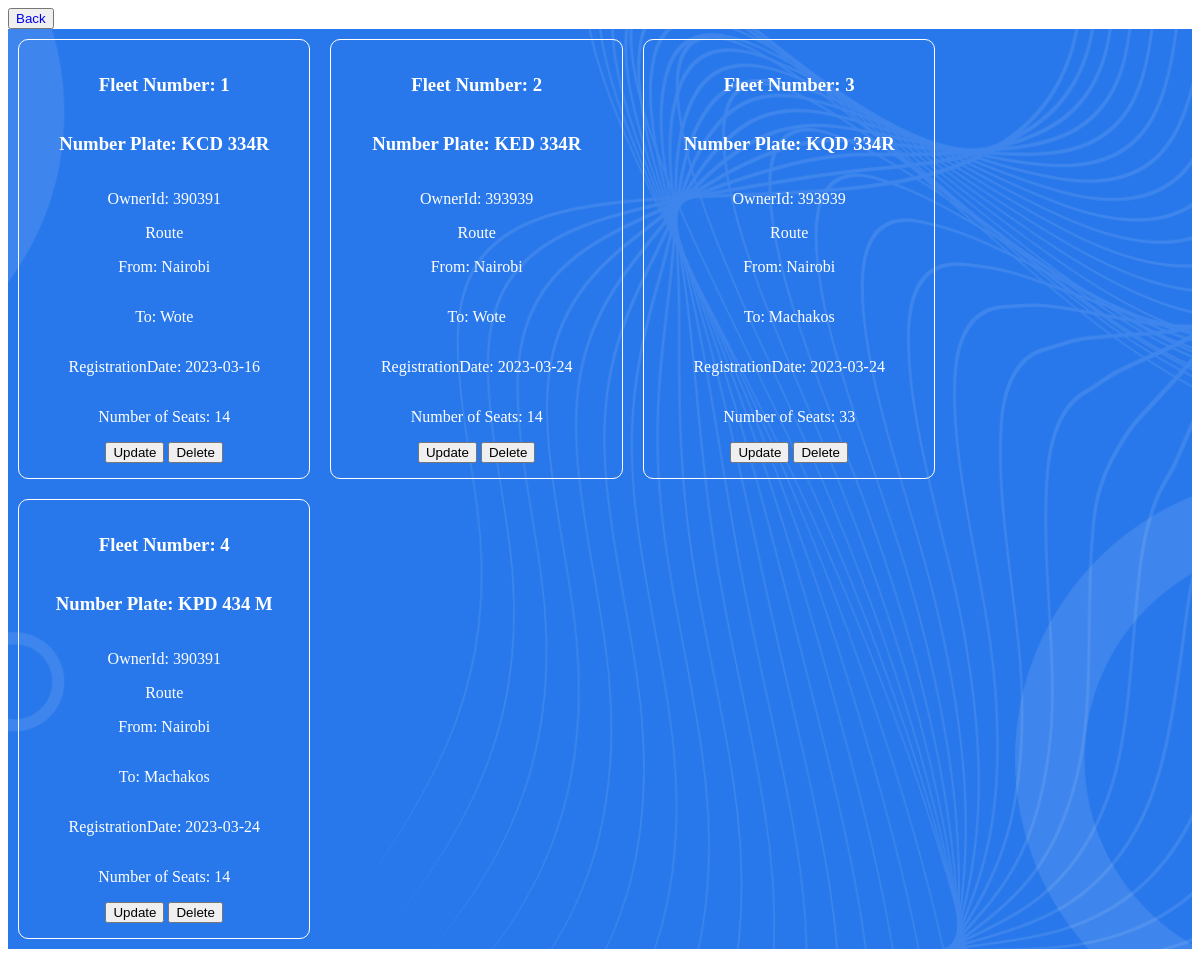
The app's page /admin/fetchMatatu.php (signed in) with its own data.
### tables this page shows
CREATE TABLE IF NOT EXISTS `matatus` (
  `FleetNo` int NOT NULL AUTO_INCREMENT,
  `OwnerId` int NOT NULL,
  `NumPlate` varchar(10) NOT NULL,
  `RouteFrom` varchar(20) NOT NULL,
  `RouteTo` varchar(20) NOT NULL,
  `DriverId` int NOT NULL,
  `MatatuCapacity` int NOT NULL,
  `RegistrationDate` varchar(20) NOT NULL,
  `InsurancePicture` varchar(30) NOT NULL,
  PRIMARY KEY (`FleetNo`)
);

### admin/fetchMatatu.php (the view, shortened to what this page needs)
<html>
    <head>
    </head>
    <body>
    <button><a style="text-decoration: none;" href="./loggedin.php">Back</a></button>
        <?php
        include('../userData/members.php');
        $sql = "SELECT FleetNo, OwnerId, NumPlate, RouteFrom, RouteTo, DriverId, MatatuCapacity, RegistrationDate FROM Matatus";
        $result = $conn->query($sql);
        if ($result->num_rows > 0) {
            echo '<div class="matatus-container">';
            while($row = $result->fetch_assoc()) {
               echo '<div class="matatu">';
                echo '<h3>Fleet Number: ' . $row['FleetNo']. '</h3>';
                echo '<h3>Number Plate: ' . $row['NumPlate']. '</h3>';
                echo '<p> OwnerId: ' . $row['OwnerId'] . '</p>';
                echo 'Route';
                echo '<p> From: ' .$row['RouteFrom'] . '</p>';
                echo '<p> To: ' .$row['RouteTo'] . '</p>';
                echo '<p> RegistrationDate: ' .$row['RegistrationDate']. '</p>';
                echo '<p>Number of Seats: ' . $row['MatatuCapacity'] . '</p>';
                echo '<div class="update">';
                echo '<button onclick="window.location.href=\'update_matatu.php?id=' . $row['FleetNo'] . '\'">Update</button>';
                echo '<button onclick="if(confirm(\'Are you sure you want to delete this matatu?\')) window.location.href=\'delete_matatu.php?id=' . $row['FleetNo'] . '\'">Delete</button>';
                echo '</div>';
                echo '</div>';
            }
            echo '</div>';
        } else {
            echo "No matatus registered yet";
        }
        ?>
    </body>
</html>

### admin/fetchMatatu.php (style rules this page uses)
.matatus-container { background-image: url(../images/hero-bg.png); color: white; display: flex; flex-direction: row; background-size: cover; background-position: center; background-repeat: no-repeat; flex-wrap: wrap; }
.matatu { margin: 10px; display: flex; flex-direction: column; align-items: center; border: 1px white solid; border-radius: 10px; padding: 15px; flex: 0 0 22%; }
.update { display: flex; flex-direction: row; }

### records on screen
matatus: FleetNo "1", NumPlate "KCD 334R", OwnerId "390391", RouteFrom "Nairobi", RouteTo "Wote", RegistrationDate "2023-03-16", MatatuCapacity "14"
matatus: FleetNo "2", NumPlate "KED 334R", OwnerId "393939", RouteFrom "Nairobi", RouteTo "Wote", RegistrationDate "2023-03-24", MatatuCapacity "14"
matatus: FleetNo "3", NumPlate "KQD 334R", OwnerId "393939", RouteFrom "Nairobi", RouteTo "Machakos", RegistrationDate "2023-03-24", MatatuCapacity "33"
matatus: FleetNo "4", NumPlate "KPD 434 M", OwnerId "390391", RouteFrom "Nairobi", RouteTo "Machakos", RegistrationDate "2023-03-24", MatatuCapacity "14"
